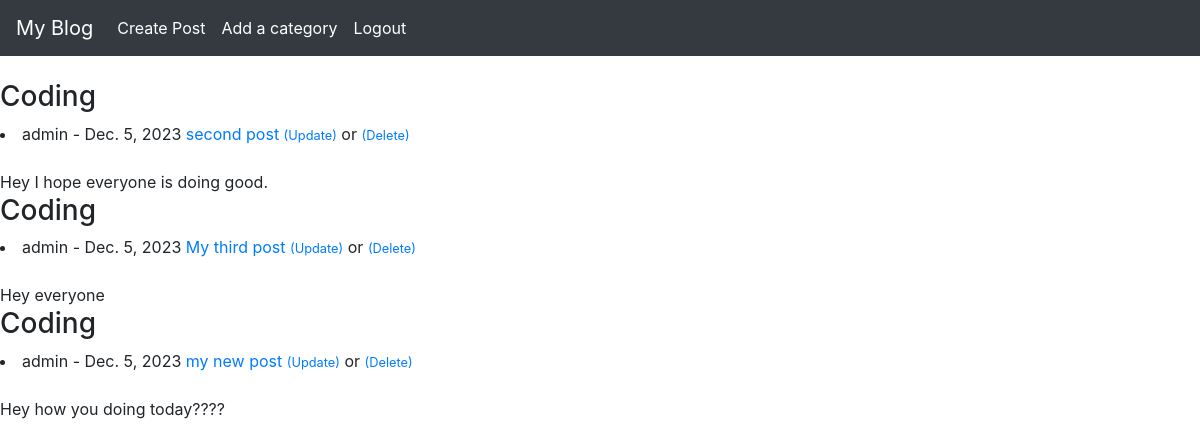
Page /category/coding (signed in) on the committed database.
### blog/models.py (models this page shows, shortened)
class Post(models.Model):
    title = models.CharField(max_length=255)
    title_tag = models.CharField(max_length=255, default='My Blog')
    author = models.ForeignKey(to=User, on_delete=models.CASCADE)
    body = models.TextField()
    post_date = models.DateField(auto_now_add=True)
    category = models.CharField(max_length=70)

### blog/views.py (the view)
# urls.py: path('category/<str:cats>', views.CategoryPageView, name='category_page')
def CategoryPageView(request, cats):
    category_details = Post.objects.filter(category=cats.replace('-',' '))
    return render(request, 'category_page.html', {'category':cats.title().replace('-',' '), 'category_details':category_details})

### blog/templates/category_page.html (shortened to what this page needs)
{% extends 'base.html' %}
{% block content %}
    {% if category_details %}
        {% for post in category_details %}
        <h3>{{ category }}</h3>
            <li>
                {{post.author}} - {{post.post_date}} <a href="{% url 'article_detail' post.pk %}">{{post.title}} </a>
                {% if user.is_authenticated %}
                    <small><a href="{% url 'update_post' post.pk %}">(Update)</a></small>&nbsp;or
                    <small><a href="{% url 'delete_post' post.pk %}">(Delete)</a></small>  <br>
                {% endif %}
                <br>
                {{post.body|slice:":200"}} <br>
            </li>
        {% endfor %}
    {% else %}
            <h3>Sorry this page does not exist</h3>
    {% endif %}
{% endblock %}

### rows in the picture
Post: category "Coding", author "admin", post_date "Dec. 5, 2023", title "second post", body "Hey I hope everyone is doing good."
Post: category "Coding", author "admin", post_date "Dec. 5, 2023", title "My third post", body "Hey everyone"
Post: category "Coding", author "admin", post_date "Dec. 5, 2023", title "my new post", body "Hey how you doing today????"
